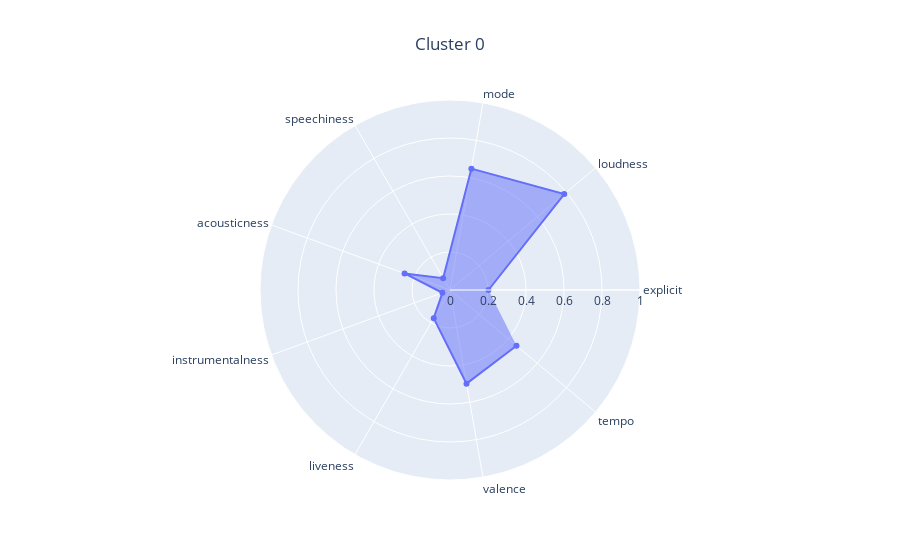

Here is the notebook cell this chart was saved with:
### Code cell
from sklearn.cluster import KMeans


clustering = KMeans(n_clusters=1, n_init="auto", random_state=0)
clustering.fit(X)

kmeans_analyzer = KMeansAnalyzer(df_songs_info, clustering_visualizer)
kmeans_analyzer.analyze_clustering(X, clustering)

### Figure 1 — Plotly figure (JSON) as saved in the notebook; plotly's stock layout.template omitted (floating-point values rounded to 4 significant figures)
{"data": [{"fill": "toself", "r": [0.2025, 0.785, 0.6486, 0.07215, 0.2544, 0.04258, 0.1713, 0.5005, 0.4567], "theta": ["explicit", "loudness", "mode", "speechiness", "acousticness", "instrumentalness", "liveness", "valence", "tempo"], "type": "scatterpolar"}], "layout": {"polar": {"radialaxis": {"range": [0, 1]}}, "title": {"text": "Cluster 0", "x": 0.5}}}
